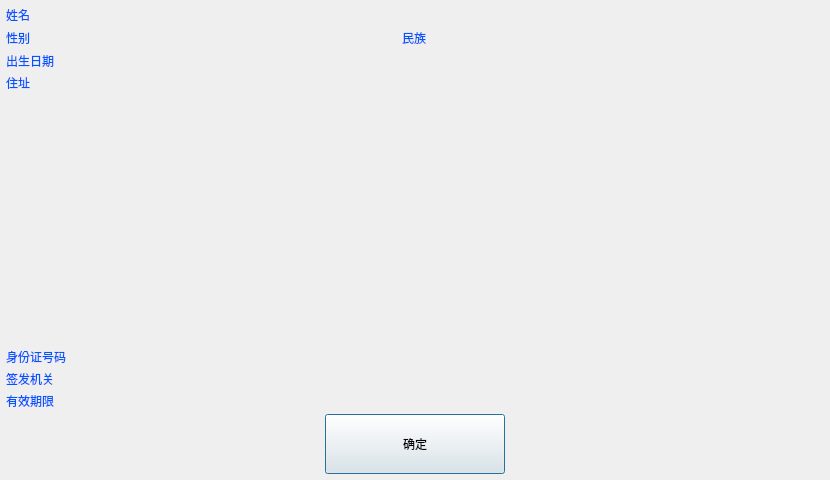
<?xml version="1.0" encoding="UTF-8"?>
<ui version="4.0">
 <class>DialogIDCardInfo</class>
 <widget class="QDialog" name="DialogIDCardInfo">
  <property name="geometry">
   <rect>
    <x>0</x>
    <y>0</y>
    <width>830</width>
    <height>480</height>
   </rect>
  </property>
  <property name="minimumSize">
   <size>
    <width>800</width>
    <height>480</height>
   </size>
  </property>
  <property name="windowTitle">
   <string>身份证信息</string>
  </property>
  <property name="styleSheet">
   <string notr="true">font: 25 24pt &quot;思源黑体 CN Light&quot;;</string>
  </property>
  <layout class="QVBoxLayout" name="verticalLayout_4">
   <property name="spacing">
    <number>4</number>
   </property>
   <property name="leftMargin">
    <number>6</number>
   </property>
   <property name="topMargin">
    <number>6</number>
   </property>
   <property name="rightMargin">
    <number>6</number>
   </property>
   <property name="bottomMargin">
    <number>6</number>
   </property>
   <item>
    <layout class="QHBoxLayout" name="horizontalLayout_11">
     <item>
      <layout class="QVBoxLayout" name="verticalLayout_2">
       <item>
        <layout class="QHBoxLayout" name="horizontalLayout_5">
         <item>
          <widget class="QLabel" name="label">
           <property name="minimumSize">
            <size>
             <width>160</width>
             <height>0</height>
            </size>
           </property>
           <property name="maximumSize">
            <size>
             <width>160</width>
             <height>16777215</height>
            </size>
           </property>
           <property name="styleSheet">
            <string notr="true">color: rgb(0, 85, 255);</string>
           </property>
           <property name="text">
            <string>姓名</string>
           </property>
          </widget>
         </item>
         <item>
          <widget class="QLabel" name="label_Name">
           <property name="minimumSize">
            <size>
             <width>120</width>
             <height>0</height>
            </size>
           </property>
           <property name="styleSheet">
            <string notr="true">color: rgb(0, 0, 0);</string>
           </property>
           <property name="text">
            <string/>
           </property>
          </widget>
         </item>
        </layout>
       </item>
       <item>
        <layout class="QHBoxLayout" name="horizontalLayout_9">
         <item>
          <layout class="QHBoxLayout" name="horizontalLayout_3">
           <item>
            <widget class="QLabel" name="label_2">
             <property name="minimumSize">
              <size>
               <width>160</width>
               <height>0</height>
              </size>
             </property>
             <property name="maximumSize">
              <size>
               <width>160</width>
               <height>16777215</height>
              </size>
             </property>
             <property name="styleSheet">
              <string notr="true">color: rgb(0, 85, 255);</string>
             </property>
             <property name="text">
              <string>性别</string>
             </property>
            </widget>
           </item>
           <item>
            <widget class="QLabel" name="label_Gender">
             <property name="minimumSize">
              <size>
               <width>40</width>
               <height>0</height>
              </size>
             </property>
             <property name="styleSheet">
              <string notr="true">color: rgb(0, 0, 0);</string>
             </property>
             <property name="text">
              <string/>
             </property>
            </widget>
           </item>
          </layout>
         </item>
         <item>
          <spacer name="horizontalSpacer">
           <property name="orientation">
            <enum>Qt::Horizontal</enum>
           </property>
           <property name="sizeHint" stdset="0">
            <size>
             <width>40</width>
             <height>20</height>
            </size>
           </property>
          </spacer>
         </item>
         <item>
          <layout class="QHBoxLayout" name="horizontalLayout_4">
           <item>
            <widget class="QLabel" name="label_5">
             <property name="styleSheet">
              <string notr="true">color: rgb(0, 85, 255);</string>
             </property>
             <property name="text">
              <string>民族</string>
             </property>
            </widget>
           </item>
           <item>
            <widget class="QLabel" name="label_Nation">
             <property name="minimumSize">
              <size>
               <width>180</width>
               <height>0</height>
              </size>
             </property>
             <property name="styleSheet">
              <string notr="true">color: rgb(0, 0, 0);</string>
             </property>
             <property name="text">
              <string/>
             </property>
            </widget>
           </item>
          </layout>
         </item>
        </layout>
       </item>
       <item>
        <layout class="QHBoxLayout" name="horizontalLayout_2">
         <item>
          <widget class="QLabel" name="label_6">
           <property name="minimumSize">
            <size>
             <width>160</width>
             <height>0</height>
            </size>
           </property>
           <property name="maximumSize">
            <size>
             <width>160</width>
             <height>16777215</height>
            </size>
           </property>
           <property name="styleSheet">
            <string notr="true">color: rgb(0, 85, 255);</string>
           </property>
           <property name="text">
            <string>出生日期</string>
           </property>
          </widget>
         </item>
         <item>
          <widget class="QLabel" name="label_Birthday">
           <property name="minimumSize">
            <size>
             <width>200</width>
             <height>0</height>
            </size>
           </property>
           <property name="styleSheet">
            <string notr="true">color: rgb(0, 0, 0);</string>
           </property>
           <property name="text">
            <string/>
           </property>
          </widget>
         </item>
        </layout>
       </item>
       <item>
        <layout class="QHBoxLayout" name="horizontalLayout" stretch="0,1">
         <item>
          <layout class="QVBoxLayout" name="verticalLayout">
           <item>
            <widget class="QLabel" name="label_7">
             <property name="minimumSize">
              <size>
               <width>160</width>
               <height>0</height>
              </size>
             </property>
             <property name="maximumSize">
              <size>
               <width>160</width>
               <height>16777215</height>
              </size>
             </property>
             <property name="styleSheet">
              <string notr="true">color: rgb(0, 85, 255);</string>
             </property>
             <property name="text">
              <string>住址</string>
             </property>
            </widget>
           </item>
           <item>
            <spacer name="verticalSpacer">
             <property name="orientation">
              <enum>Qt::Vertical</enum>
             </property>
             <property name="sizeHint" stdset="0">
              <size>
               <width>20</width>
               <height>40</height>
              </size>
             </property>
            </spacer>
           </item>
          </layout>
         </item>
         <item>
          <widget class="QLabel" name="label_Address">
           <property name="minimumSize">
            <size>
             <width>220</width>
             <height>40</height>
            </size>
           </property>
           <property name="styleSheet">
            <string notr="true">color: rgb(0, 0, 0);</string>
           </property>
           <property name="text">
            <string/>
           </property>
           <property name="wordWrap">
            <bool>true</bool>
           </property>
          </widget>
         </item>
        </layout>
       </item>
       <item>
        <layout class="QHBoxLayout" name="horizontalLayout_6">
         <item>
          <widget class="QLabel" name="label_8">
           <property name="minimumSize">
            <size>
             <width>160</width>
             <height>0</height>
            </size>
           </property>
           <property name="maximumSize">
            <size>
             <width>160</width>
             <height>16777215</height>
            </size>
           </property>
           <property name="styleSheet">
            <string notr="true">color: rgb(0, 85, 255);</string>
           </property>
           <property name="text">
            <string>身份证号码</string>
           </property>
          </widget>
         </item>
         <item>
          <widget class="QLabel" name="label_Identify">
           <property name="minimumSize">
            <size>
             <width>200</width>
             <height>0</height>
            </size>
           </property>
           <property name="styleSheet">
            <string notr="true">color: rgb(0, 0, 0);</string>
           </property>
           <property name="text">
            <string/>
           </property>
          </widget>
         </item>
        </layout>
       </item>
       <item>
        <layout class="QHBoxLayout" name="horizontalLayout_7">
         <item>
          <widget class="QLabel" name="label_9">
           <property name="minimumSize">
            <size>
             <width>160</width>
             <height>0</height>
            </size>
           </property>
           <property name="maximumSize">
            <size>
             <width>160</width>
             <height>16777215</height>
            </size>
           </property>
           <property name="styleSheet">
            <string notr="true">color: rgb(0, 85, 255);</string>
           </property>
           <property name="text">
            <string>签发机关</string>
           </property>
          </widget>
         </item>
         <item>
          <widget class="QLabel" name="label_IssueAuthority">
           <property name="minimumSize">
            <size>
             <width>200</width>
             <height>0</height>
            </size>
           </property>
           <property name="styleSheet">
            <string notr="true">color: rgb(0, 0, 0);</string>
           </property>
           <property name="text">
            <string/>
           </property>
          </widget>
         </item>
        </layout>
       </item>
       <item>
        <layout class="QHBoxLayout" name="horizontalLayout_8">
         <item>
          <widget class="QLabel" name="label_10">
           <property name="minimumSize">
            <size>
             <width>160</width>
             <height>0</height>
            </size>
           </property>
           <property name="maximumSize">
            <size>
             <width>160</width>
             <height>16777215</height>
            </size>
           </property>
           <property name="styleSheet">
            <string notr="true">color: rgb(0, 85, 255);</string>
           </property>
           <property name="text">
            <string>有效期限</string>
           </property>
          </widget>
         </item>
         <item>
          <widget class="QLabel" name="label_ExpirationDate">
           <property name="minimumSize">
            <size>
             <width>200</width>
             <height>0</height>
            </size>
           </property>
           <property name="styleSheet">
            <string notr="true">color: rgb(0, 0, 0);</string>
           </property>
           <property name="text">
            <string/>
           </property>
          </widget>
         </item>
        </layout>
       </item>
      </layout>
     </item>
     <item>
      <layout class="QVBoxLayout" name="verticalLayout_3">
       <item>
        <widget class="QLabel" name="label_Photo">
         <property name="minimumSize">
          <size>
           <width>210</width>
           <height>280</height>
          </size>
         </property>
         <property name="maximumSize">
          <size>
           <width>270</width>
           <height>360</height>
          </size>
         </property>
         <property name="text">
          <string/>
         </property>
        </widget>
       </item>
       <item>
        <spacer name="verticalSpacer_2">
         <property name="orientation">
          <enum>Qt::Vertical</enum>
         </property>
         <property name="sizeHint" stdset="0">
          <size>
           <width>20</width>
           <height>40</height>
          </size>
         </property>
        </spacer>
       </item>
      </layout>
     </item>
    </layout>
   </item>
   <item>
    <layout class="QHBoxLayout" name="horizontalLayout_10">
     <item>
      <spacer name="horizontalSpacer_2">
       <property name="orientation">
        <enum>Qt::Horizontal</enum>
       </property>
       <property name="sizeHint" stdset="0">
        <size>
         <width>40</width>
         <height>20</height>
        </size>
       </property>
      </spacer>
     </item>
     <item>
      <widget class="QPushButton" name="pushButton_OK">
       <property name="minimumSize">
        <size>
         <width>180</width>
         <height>60</height>
        </size>
       </property>
       <property name="text">
        <string>确定</string>
       </property>
      </widget>
     </item>
     <item>
      <spacer name="horizontalSpacer_3">
       <property name="orientation">
        <enum>Qt::Horizontal</enum>
       </property>
       <property name="sizeHint" stdset="0">
        <size>
         <width>40</width>
         <height>20</height>
        </size>
       </property>
      </spacer>
     </item>
    </layout>
   </item>
  </layout>
 </widget>
 <resources/>
 <connections/>
</ui>
